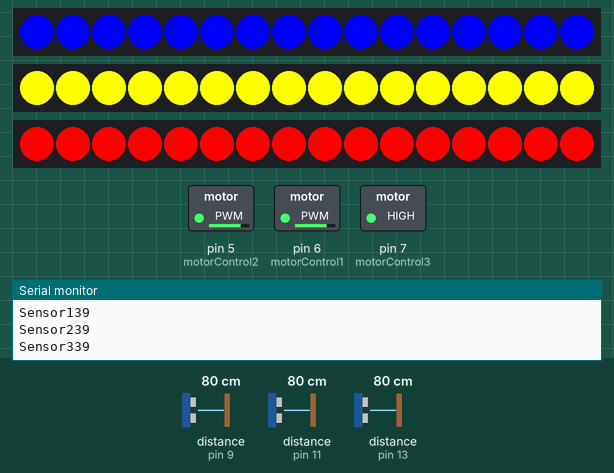
A sketch run on a simulated Arduino Uno, built with avr-gcc and run on an emulated ATmega328P. Parts: 3 × 16 RGB LEDs in strip order, left to right, switched loads named in the sketch (green lamp = pin HIGH), the last lines printed to the serial monitor. Inputs (shaded band) come from the test bench; at power-on: distance to the obstacle (sensors on pin 13, pin 9, pin 11) 80 cm. The echo pulse lasts 58.3 µs per cm.

Above: at 0.85 s.
1.3 s: distance to the obstacle (sensor on pin 13) set to 120 cm
At 1.83 s:
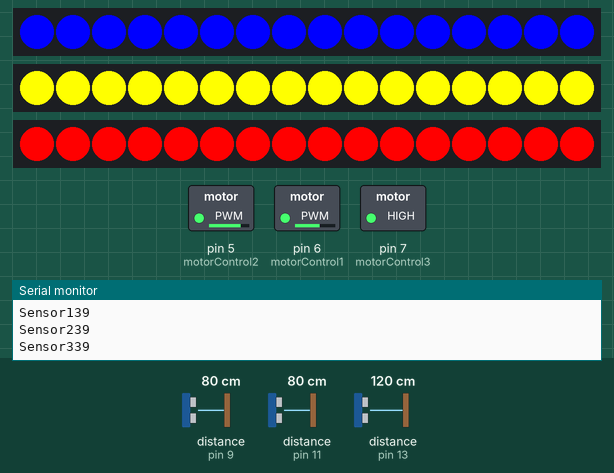
3.2 s: distance to the obstacle (sensor on pin 9) set to 250 cm
At 3.49 s:
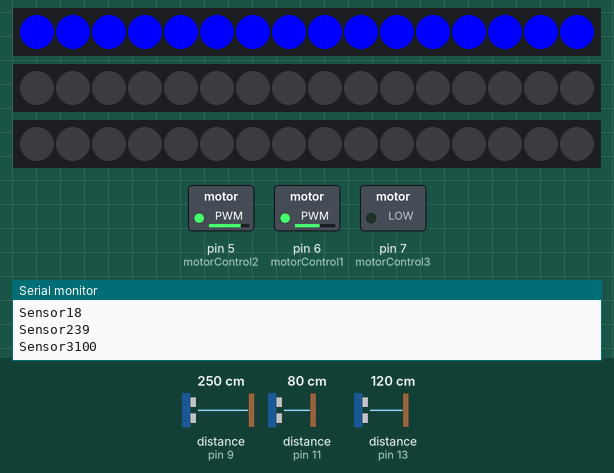
5.0 s: distance to the obstacle (sensor on pin 9) set to 152 cm
At 5.33 s:
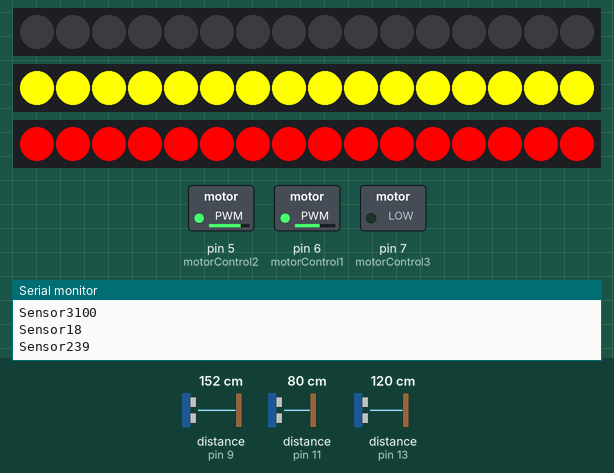
7.3 s: distance to the obstacle (sensor on pin 9) set to 143 cm
At 7.56 s:
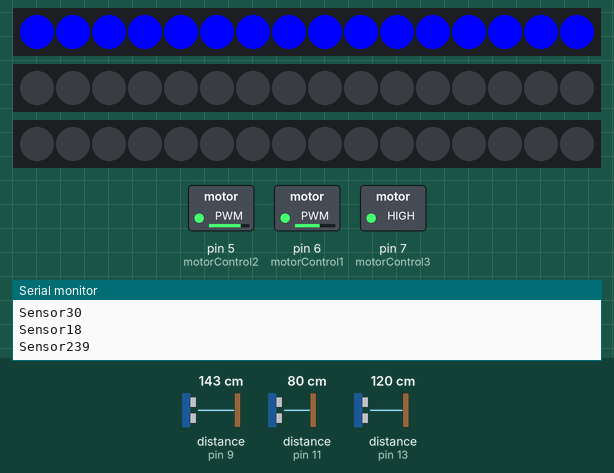
10.3 s: distance to the obstacle (sensor on pin 11) set to 120 cm
At 11.1 s:
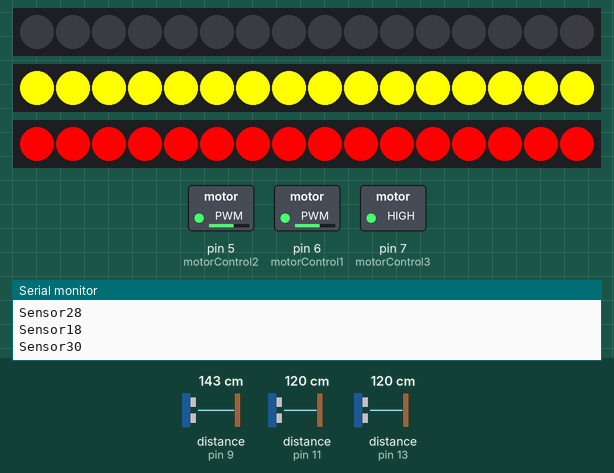
12.1 s: distance to the obstacle (sensor on pin 11) set to 250 cm
At 12.55 s:
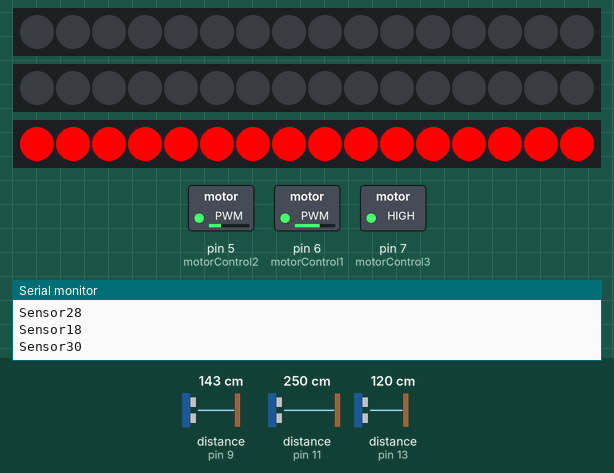
Timing chart, 0 to 15.1 s (numbered marks = the images above; inputs shaded):
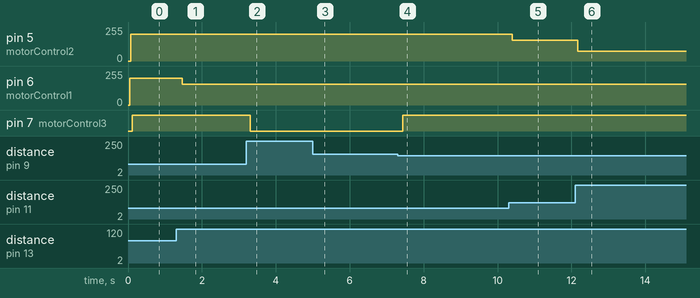

Measured:
- the behaviour switches between 147 and 146 cm on distance to the obstacle (sensor on pin 9) (found by bisection; images 3 and 4)
- after the input at 1.3 s, pin 6 (motorControl1): 201/255 → 157/255 after 0.17 s; the LEDs: first change after 0.11 s (image 1 shows a later state)
- after the input at 3.2 s, pin 7 (motorControl3): HIGH → LOW after 0.11 s; the LEDs: first change at once (image 2 shows a later state)
- after the input at 5.0 s, the LEDs: first differ from a run without the input after 0.16 s (image 3 shows a later state)
- after the input at 7.3 s, pin 7 (motorControl3): LOW → HIGH after 0.13 s
- after the input at 10.3 s, pin 5 (motorControl2): 201/255 → 157/255 after 0.10 s; the LEDs: first change after 0.22 s (image 5 shows a later state)
- after the input at 12.1 s, pin 5 (motorControl2): 157/255 → 75/255 after 0.07 s

The sketch:

miab.ino
```cpp
#include <NewPing.h>
#include <Adafruit_NeoPixel.h>

//define NeoPixel Pins and Number of LEDs
#define PIN4 4
#define PIN2 2
#define PIN3 3
#define NUM_LEDS 16

//create NeoPixel strips
Adafruit_NeoPixel strip1 = Adafruit_NeoPixel(NUM_LEDS, PIN4, NEO_GRB + NEO_KHZ800);
Adafruit_NeoPixel strip2 = Adafruit_NeoPixel(NUM_LEDS, PIN2, NEO_GRB + NEO_KHZ800);
Adafruit_NeoPixel strip3 = Adafruit_NeoPixel(NUM_LEDS, PIN3, NEO_GRB + NEO_KHZ800);

unsigned long previousMillis1 = 0;
unsigned long previousMillis2 = 0;
unsigned long previousMillis3 = 0;

int ledState1, ledState2, ledState3 = 0;
int trigPin1 = 12;    // Trigger
int echoPin1 = 13;    // Echo
long duration1;
int delay1;

int trigPin2 = 10;    // Trigger
int echoPin2 = 11;    // Echo
long duration2;
int delay2;

int trigPin3 = 8;    // Trigger
int echoPin3 = 9;    // Echo
long duration3;
int delay3;

int nextTime1 = 10;  // Do this every 10 milliseconds
int nextTime2 = 20;  // Do this every 20 milliseconds
int nextTime3 = 30;  // Do this every 30 milliseconds

int nextSerialTime1 = 1000;
int nextSerialTime2 = 1000;
int nextSerialTime3 = 1000;

int motorDelay1;
int motorDelay2;
int motorDelay3;

long int goTime1, goTime2, goTime3, serialTime1, serialTime2, serialTime3, goTimeMotor1;

NewPing sonar1(trigPin1, echoPin1, 200); // NewPing setup of pins and maximum distance.
NewPing sonar2(trigPin2, echoPin2, 200); // NewPing setup of pins and maximum distance.
NewPing sonar3(trigPin3, echoPin3, 200); // NewPing setup of pins and maximum distance.

// the transistor which controls the motor will be attached to digital pin 9
int motorControl1 = 6;
int motorControl2 = 5;
int motorControl3 = 7;


void setup() {
  // put your setup code here, to run once:
  strip1.begin();
  strip1.show();
  strip2.begin();
  strip2.show();
  strip3.begin();
  strip3.show();

  goTime1 = millis();
  goTime2 = millis();
  goTime3 = millis();

  goTimeMotor1 = millis();

  serialTime1 = millis();
  serialTime2 = millis();
  serialTime3 = millis();

  Serial.begin(9600);

  // make the transistor's pin an output:
  pinMode(motorControl1, OUTPUT);
  pinMode(motorControl2, OUTPUT);
  pinMode(motorControl3, OUTPUT);

}

void loop() {
  // put your main code here, to run repeatedly:
  if(millis() >= goTime1) {
    functionGo1();
    if (millis() >= serialTime1) {
      Serial.print("Sensor1");
      Serial.println(constrain(map(delay1, 0, 132, 100, 0), 0, 132));
//      Serial.println(delay1);
      serialTime1 = millis() + nextSerialTime1;
    }
  }
  delay(1);        // delay in between reads for stability


  if(millis() >= goTime2) {
    functionGo2();
    if (millis() >= serialTime2) {
      Serial.print("Sensor2");
      Serial.println(constrain(map(delay2, 0, 132, 100, 0), 0, 132));
      serialTime2 = millis() + nextSerialTime2;
    }
  }
   delay(1);        // delay in between reads for stability

   if(millis() >= goTime3) {
    functionGo3();
    if (millis() >= serialTime3) {
      Serial.print("Sensor3");
      Serial.println(constrain(map(delay3, 0, 132, 100, 0), 0, 132));
      serialTime3 = millis() + nextSerialTime3;
    }
  }
   delay(1);        // delay in between reads for stability
}

// Ring 1
void functionGo1 () {

  motorDelay1 = constrain(map(sonar1.ping_cm(), 200, 30, 75, 255), 75, 255);
  delay1 = constrain(sonar1.ping_cm(), 0, 200);
  duration1 = map(delay1, 0, 200, 0, 400);
  unsigned long currentMillis1 = millis();

  if (sonar1.ping_cm() == 0){
    analogWrite(motorControl1, 75);
    }
  else{
     analogWrite(motorControl1, motorDelay1);
  }

  if (delay1 != 0) {
  if (currentMillis1 - previousMillis1 >= (duration1)) {
    // save the last time you blinked the LED
    previousMillis1 = currentMillis1;

    // if the LED is off turn it on and vice-versa:
    if (ledState1 == 0) {
      ledState1 = 1;
      for(int i = 0; i < NUM_LEDS; i++ ) {
        strip1.setPixelColor(i, 0, 0, 255);
      }
      strip1.show();
    } else {
      ledState1 = 0;
      for(int i = 0; i < NUM_LEDS; i++ ) {
        strip1.setPixelColor(i, 0, 0, 0);
      }
      strip1.show();
    }
  } goTime1 = millis() + nextTime1;
  }
}

// Ring 2
void functionGo2 () {
  motorDelay2 = constrain(map(sonar2.ping_cm(), 200, 30, 75, 255), 75, 255);
  delay2 = constrain(sonar2.ping_cm(), 0, 200);
  duration2 = map(delay2, 0, 200, 0, 400);
  unsigned long currentMillis2 = millis();

  if (sonar2.ping_cm() == 0){
    analogWrite(motorControl2, 75);
    }
  else{
     analogWrite(motorControl2, motorDelay2);
//     Serial.println(delay2);
  }

  if (delay2 != 0) {
  if (currentMillis2 - previousMillis2 >= (duration2)) {
    // save the last time you blinked the LED
    previousMillis2 = currentMillis2;

    // if the LED is off turn it on and vice-versa:
    if (ledState2 == 0) {
      ledState2 = 1;
      for(int i = 0; i < NUM_LEDS; i++ ) {
        strip2.setPixelColor(i, 255, 255, 0);
      }
      strip2.show();
    } else {
      ledState2 = 0;
      for(int i = 0; i < NUM_LEDS; i++ ) {
        strip2.setPixelColor(i, 0, 0, 0);
      }
      strip2.show();
    }
  } goTime2 = millis() + nextTime2;
  }
}

// Ring 3
void functionGo3 () {
  motorDelay3 = constrain(map(sonar3.ping_cm(), 200, 30, 75, 255), 75, 255);
  delay3 = constrain(sonar3.ping_cm(), 0, 200);
  duration3 = map(delay3, 0, 200, 0, 400);
  unsigned long currentMillis3 = millis();

  if (sonar3.ping_cm() == 0){
    analogWrite(motorControl3, 75);
    }
  else{
     analogWrite(motorControl3, motorDelay3);
//     Serial.println(delay3);
  }

  if (delay3 != 0) {
  if (currentMillis3 - previousMillis3 >= (duration3)) {
    // save the last time you blinked the LED
    previousMillis3 = currentMillis3;

    // if the LED is off turn it on and vice-versa:
    if (ledState3 == 0) {
      ledState3 = 1;
      for(int i = 0; i < NUM_LEDS; i++ ) {
        strip3.setPixelColor(i, 255, 0, 0);
      }
      strip3.show();
    } else {
      ledState3 = 0;
      for(int i = 0; i < NUM_LEDS; i++ ) {
        strip3.setPixelColor(i, 0, 0, 0);
      }
      strip3.show();
    }
  } goTime3 = millis() + nextTime3;
  }
}
```
